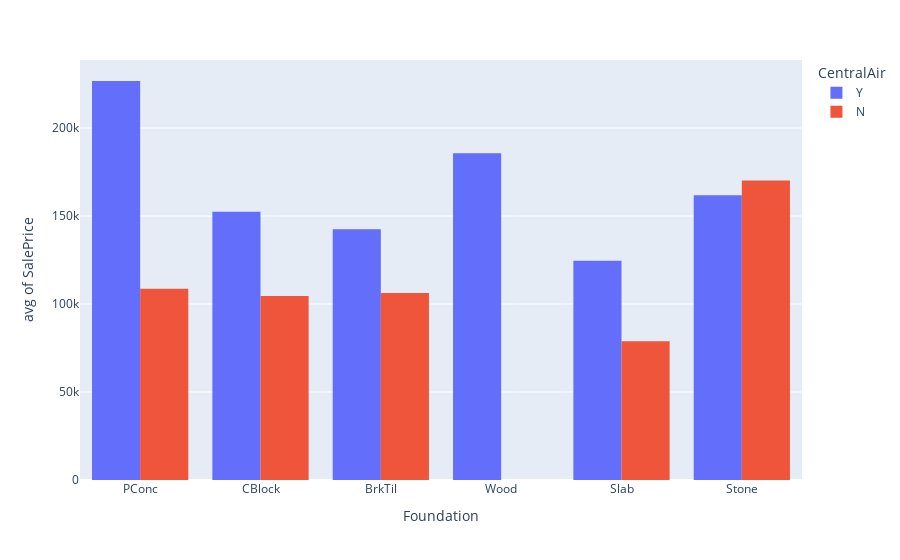

Notebook code cell kept with this figure:
### Code cell
px.histogram(prices_df,x = 'Foundation',y = 'SalePrice', histfunc='avg',color= 'CentralAir', barmode= 'group')

### Figure 1 — Plotly figure (JSON) as saved in the notebook; plotly's stock layout.template omitted (floating-point values rounded to 4 significant figures; data arrays with more than 128 entries replaced by an {"elided": "..."} marker saying what was removed)
{"data": [{"alignmentgroup": "True", "bingroup": "x", "histfunc": "avg", "hovertemplate": "CentralAir=Y<br>Foundation=%{x}<br>avg of SalePrice=%{y}<extra></extra>", "legendgroup": "Y", "marker": {"color": "#636efa", "pattern": {"shape": ""}}, "name": "Y", "offsetgroup": "Y", "orientation": "v", "showlegend": true, "type": "histogram", "x": {"elided": "1365 str values"}, "xaxis": "x", "y": {"elided": "1365 int values"}, "yaxis": "y"}, {"alignmentgroup": "True", "bingroup": "x", "histfunc": "avg", "hovertemplate": "CentralAir=N<br>Foundation=%{x}<br>avg of SalePrice=%{y}<extra></extra>", "legendgroup": "N", "marker": {"color": "#EF553B", "pattern": {"shape": ""}}, "name": "N", "offsetgroup": "N", "orientation": "v", "showlegend": true, "type": "histogram", "x": ["BrkTil", "BrkTil", "PConc", "CBlock", "BrkTil", "CBlock", "CBlock", "CBlock", "BrkTil", "BrkTil", "CBlock", "CBlock", "BrkTil", "CBlock", "CBlock", "BrkTil", "Stone", "BrkTil", "BrkTil", "PConc", "CBlock", "BrkTil", "PConc", "Slab", "CBlock", "BrkTil", "BrkTil", "CBlock", "BrkTil", "BrkTil", "PConc", "CBlock", "BrkTil", "CBlock", "CBlock", "BrkTil", "BrkTil", "Slab", "PConc", "BrkTil", "CBlock", "BrkTil", "BrkTil", "BrkTil", "BrkTil", "Slab", "CBlock", "BrkTil", "CBlock", "Stone", "Slab", "PConc", "CBlock", "CBlock", "BrkTil", "CBlock", "CBlock", "PConc", "BrkTil", "BrkTil", "CBlock", "CBlock", "CBlock", "BrkTil", "CBlock", "BrkTil", "CBlock", "BrkTil", "Slab", "CBlock", "BrkTil", "Slab", "BrkTil", "Slab", "CBlock", "BrkTil", "CBlock", "BrkTil", "Slab", "CBlock", "PConc", "BrkTil", "CBlock", "Stone", "CBlock", "BrkTil", "CBlock", "BrkTil", "BrkTil", "BrkTil", "BrkTil", "BrkTil", "Slab", "BrkTil", "CBlock"], "xaxis": "x", "y": [68500, 40000, 82000, 110000, 101000, 107400, 136500, 85000, 133900, 83000, 115000, 84500, 79000, 98000, 107000, 79000, 137000, 73000, 205000, 135900, 87000, 214500, 78000, 87500, 95000, 61000, 76000, 145000, 239000, 126000, 90350, 118000, 98000, 160000, 34900, 96500, 106250, 39300, 128000, 131500, 114504, 67000, 60000, 103600, 87000, 55000, 129000, 163000, 93500, 265979, 98000, 106000, 55993, 93000, 140000, 141000, 109500, 118500, 106500, 88000, 145000, 35311, 145000, 37900, 135000, 167500, 125000, 91000, 82000, 100000, 85000, 84000, 90000, 92900, 60000, 102000, 94000, 80000, 80500, 137900, 130000, 129500, 122000, 107500, 72500, 55000, 52500, 122000, 91000, 58500, 136000, 163000, 90000, 121000, 112000], "yaxis": "y"}], "layout": {"barmode": "group", "legend": {"title": {"text": "CentralAir"}, "tracegroupgap": 0}, "margin": {"t": 60}, "xaxis": {"anchor": "y", "domain": [0, 1], "title": {"text": "Foundation"}}, "yaxis": {"anchor": "x", "domain": [0, 1], "title": {"text": "avg of SalePrice"}}}}
